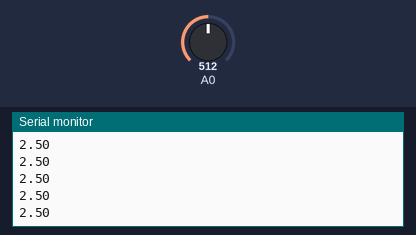
Bench run of a sketch on a simulated Arduino Uno, built with avr-gcc and run on an emulated ATmega328P. Shown: the last lines printed to the serial monitor. The inputs (shaded band) are chosen by the test bench; at power-on: A0 = 512.

Above: at 1.2 s.
1.3 s: A0 set to 716
At 1.8 s:
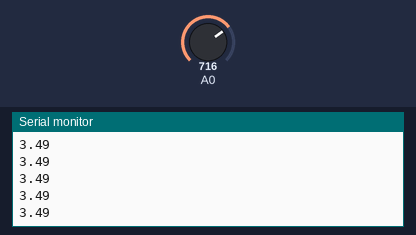
2.8 s: A0 set to 900
At 3.8 s:
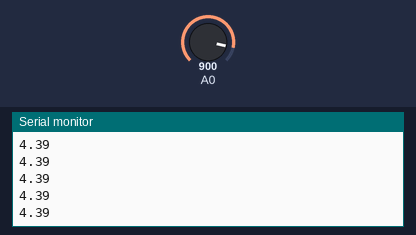
Timing chart, 0 to 5.8 s (numbered marks = the images above; inputs shaded):
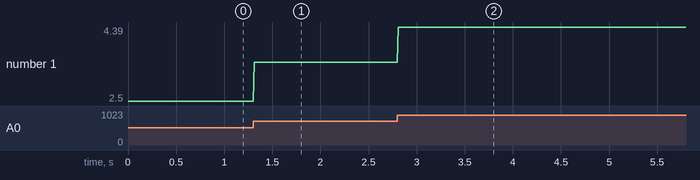

The sketch:

single_test.ino
```cpp
void setup() {
  Serial.begin(9600);

}

void loop() {
  Serial.println(float(map(analogRead(A0), 0, 1024, 0, 500)) / 100);
  delay(10);
}
```

Measured:
- after the input at 1.3 s, the serial monitor: prints a new line at once (image 1)
- after the input at 2.8 s, the serial monitor: prints a new line at once (image 2)
- plotted number 1: 2.5 → 3.49 after the input at 1.3 s, 3.49 → 4.39 after the input at 2.8 s
